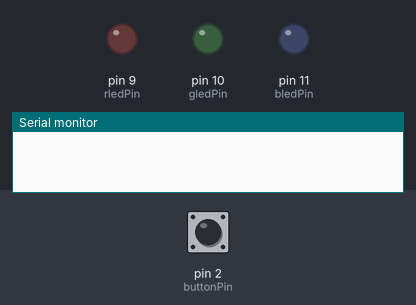
Recording of a sketch running on a simulated Arduino Uno, built with avr-gcc and run on an emulated ATmega328P. On the bench: output pins drawn as LEDs (lit = HIGH), the last lines printed to the serial monitor. The inputs (shaded band) are chosen by the test bench; at power-on: pin 2 (buttonPin) HIGH.

Above: at 1.2 s.
1.3 s: pin 2 (buttonPin) pulled LOW for 0.15 s
At 1.6 s:
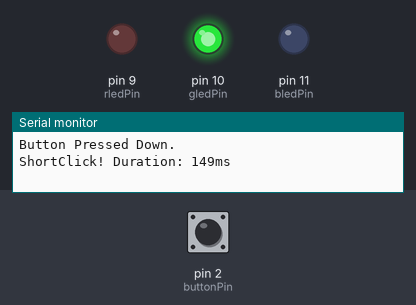
3.2 s: pin 2 (buttonPin) pulled LOW for 1 s
At 4.35 s:
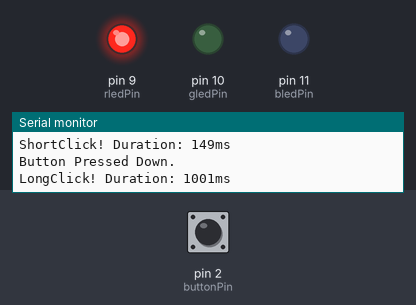
6.0 s: pin 2 (buttonPin) pulled LOW for 3.2 s
At 6.6 s:
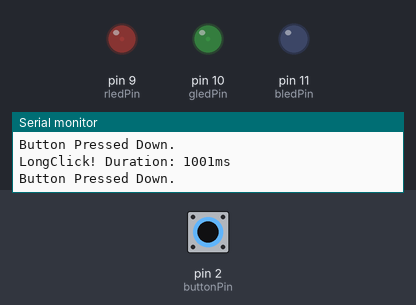
Timing chart, 0 to 11.0 s (numbered marks = the images above; inputs shaded):
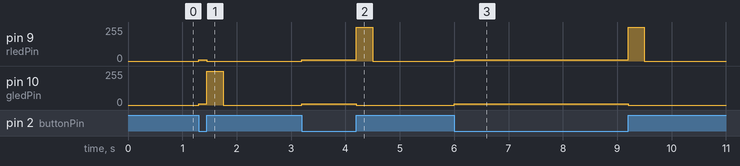

Measured:
- after the input at 1.3 s, pin 9 (rledPin): 0/255 → 10/255 at once, → 0/255 0.15 s later; pin 10 (gledPin): 0/255 → 10/255 at once, → 255/255 0.15 s later, → 0/255 0.30 s later
- after the input at 3.2 s, pin 9 (rledPin): 0/255 → 10/255 at once, → 255/255 1.0 s later, → 0/255 0.30 s later; pin 10 (gledPin): 0/255 → 10/255 at once, → 0/255 1.0 s later
- after the input at 6.0 s, pin 9 (rledPin): 0/255 → 10/255 at once, → 255/255 3.2 s later, → 0/255 0.30 s later; pin 10 (gledPin): 0/255 → 10/255 at once, → 0/255 3.2 s later

The sketch:

25-10-22.ino
```cpp
const int rledPin = 9;
const int gledPin = 10;
const int bledPin = 11;

const int buttonPin = 2;

int buttonState = 0;
bool buttonPressed = false;
unsigned long pressingTime = 0;
const int longPressInterval = 1000;

void setup() {
  pinMode(buttonPin, INPUT_PULLUP);
  pinMode(rledPin, OUTPUT);
  pinMode(gledPin, OUTPUT);
  pinMode(bledPin, OUTPUT);
  Serial.begin(9600);
}

void loop() {
  buttonState = digitalRead(buttonPin);

  if (buttonState == LOW && !buttonPressed) {
    pressingTime = millis();
    buttonPressed = true;
    Serial.println("Button Pressed Down.");
    SetRGBLEDColor(10, 10, 0);
  }

  if (buttonState == HIGH && buttonPressed) {
    unsigned long releaseTime = millis();
    unsigned long pressDuration = releaseTime - pressingTime;

    if (pressDuration < longPressInterval) {
      Serial.print("ShortClick! Duration: ");
      Serial.print(pressDuration);
      Serial.println("ms");
      SetRGBLEDColor(0, 255, 0);
      delay(300);
    } else {
      Serial.print("LongClick! Duration: ");
      Serial.print(pressDuration);
      Serial.println("ms");
      SetRGBLEDColor(255, 0, 0);
      delay(300);
    }

    buttonPressed = false;
    SetRGBLEDColor(0, 0, 0);
  }
}

void SetRGBLEDColor(int r, int g, int b) {
  analogWrite(rledPin, r);
  analogWrite(gledPin, g);
  analogWrite(bledPin, b);
}
```
